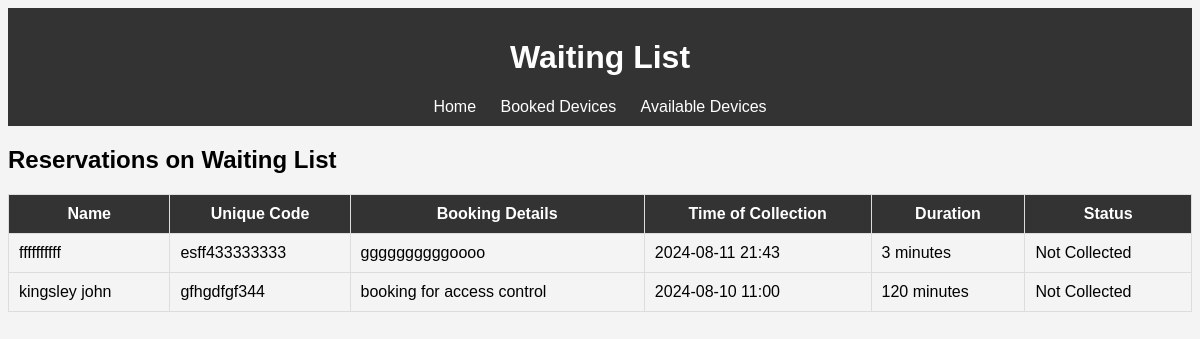
Page /waiting_list on the committed database.
### app.py (models this page shows)
class Reservation(db.Model):
    id = db.Column(db.Integer, primary_key=True)
    name = db.Column(db.String(100), nullable=False)
    unique_code = db.Column(db.String(100), nullable=False)
    booking_details = db.Column(db.Text)
    time_of_collection = db.Column(db.DateTime, nullable=False)
    duration = db.Column(db.Integer, nullable=False)
    time_of_return = db.Column(db.DateTime)
    status = db.Column(db.String(50), default='Not Collected')

### app.py (the view)
@app.route('/waiting_list')
def waiting_list():
    waiting_reservations = Reservation.query.filter_by(status='Not Collected').all()
    return render_template('waiting_list.html', reservations=waiting_reservations)

### templates/waiting_list.html (shortened to what this page needs)
<!DOCTYPE html>
<html lang="en">
<head>
    <link rel="stylesheet" href="{{ url_for('static', filename='styles.css') }}">
</head>
<body>
    <header>
        <h1>Waiting List</h1>
        <nav>
            <a href="{{ url_for('index') }}">Home</a>
            <a href="{{ url_for('booked_devices') }}">Booked Devices</a>
            <a href="{{ url_for('available_devices') }}">Available Devices</a>
        </nav>
    </header>
    <main>
        <h2>Reservations on Waiting List</h2>
        <table>
            <thead>
                <tr>
                    <th>Name</th>
                    <th>Unique Code</th>
                    <th>Booking Details</th>
                    <th>Time of Collection</th>
                    <th>Duration</th>
                    <th>Status</th>
                </tr>
            </thead>
            <tbody>
                {% for reservation in reservations %}
                <tr>
                    <td>{{ reservation.name }}</td>
                    <td>{{ reservation.unique_code }}</td>
                    <td>{{ reservation.booking_details }}</td>
                    <td>{{ reservation.time_of_collection.strftime('%Y-%m-%d %H:%M') }}</td>
                    <td>{{ reservation.duration }} minutes</td>
                    <td>{{ reservation.status }}</td>
                </tr>
                {% endfor %}
            </tbody>
        </table>
    </main>
</body>
</html>

### static/styles.css (style rules this page uses)
body { font-family: Arial, sans-serif; background-color: #f4f4f4; }
header { background-color: #333; color: #fff; padding: 10px; text-align: center; }
nav a { color: #fff; text-decoration: none; padding: 10px; }
table { width: 100%; border-collapse: collapse; }
table th, table td { padding: 10px; border: 1px solid #ddd; }
table th { background-color: #333; color: #fff; }

### rows in the picture
Reservation: name "ffffffffff", unique_code "esff433333333", booking_details "ggggggggggoooo", time_of_collection "2024-08-11 21:43", duration "3", status "Not Collected"
Reservation: name "kingsley john", unique_code "gfhgdfgf344", booking_details "booking for access control", time_of_collection "2024-08-10 11:00", duration "120", status "Not Collected"
